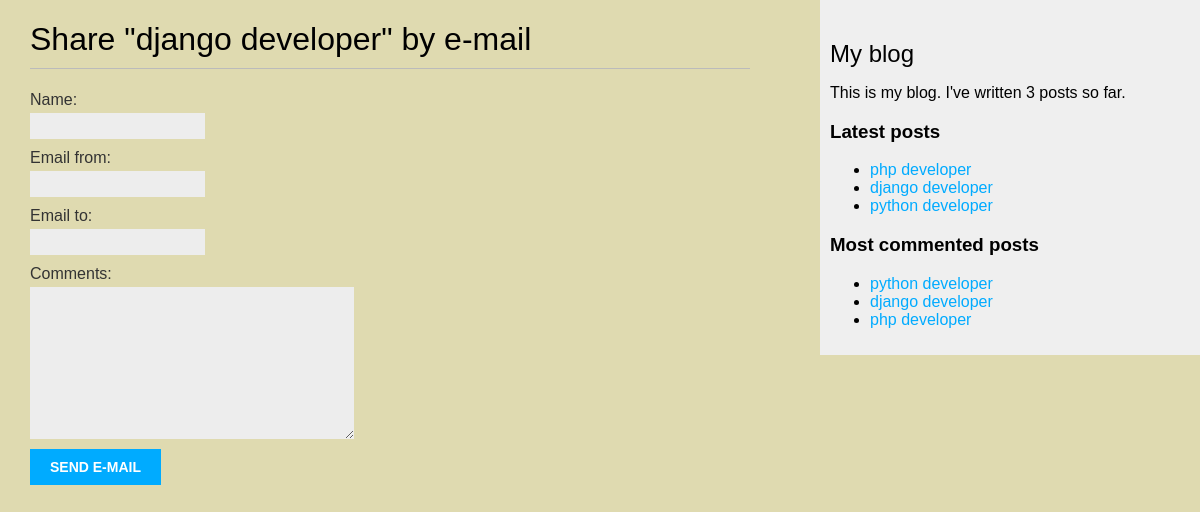
The app's page /share_post/2/ with its own data.
### Blog/models.py (models this page shows, shortened)
class postBlog(models.Model):
    STATUS={
        ('draft','Draft'),
        ('publish','Publish')
    }
    title=models.CharField(max_length=100)
    author=models.ForeignKey(User,on_delete=models.CASCADE)
    content=models.TextField()
    created_at=models.DateTimeField(auto_now_add=True)
    updated_at=models.DateTimeField(auto_now_add=True)
    published=models.DateTimeField(auto_now_add=True)
    status=models.CharField(choices=STATUS,max_length=10)
    class Meta:
        ordering=('-published',)

### Blog/views.py (the view)
# urls.py: path('share_post/<int:id>/', views.share_post, name='share_post'),
def share_post(request,id):
   post=postBlog.objects.get(id=id)
   sent=False
   if request.method=='POST':
      form=postForm(request.POST,request.FILES)
      if form.is_valid():
         data= form.cleaned_data
         subject = f"{data['name']} recommands you to read this post {post.title}"
         message = f"Read {post.title} \n\n {data['name']} comments: {data['comments']}"
         from_email = settings.EMAIL_HOST_USER
         recipient_list = [data['email_to']]
         send_mail(subject, message, from_email, recipient_list,fail_silently=False)
         sent=True
   else:
      form=postForm()
   context={
      'form':form,
      'sent':sent,
      'post':post
    }
   return render(request,'blog/share.html',context)

### Blog/forms.py
class postForm(forms.Form):
    name=forms.CharField(max_length=20)
    email_from=forms.EmailField()
    email_to=forms.EmailField()
    comments = forms.CharField(required=False,widget=forms.Textarea)

### Blog/templatetags/blog_tags.py (called while the page is built)
@register.simple_tag
def total_posts():
 return postBlog.objects.count()

@register.inclusion_tag('blog/latest_posts.html')
def show_latest_posts(count=5):
 latest_posts = postBlog.objects.order_by('-published')[:count]
 return {'latest_posts': latest_posts}

@register.simple_tag
def get_most_comment(count=3):
    return postBlog.objects.annotate(
     total_comments=Count('comments')
    ).order_by('-total_comments')[:count]

### Blog/templates/blog/share.html (shortened to what this page needs)
{%extends 'base.html'%}
{% block content %}
 {% if sent %}
 <h1>E-mail successfully sent</h1>
 <p>
 {{ post.title }} was successfully sent to {{ form.email_to}}.
 </p>
 {% else %}
 <h1>Share "{{ post.title }}" by e-mail</h1>
 <form method="post">
    {% for field in form %}
    <div>
    {{ field.label_tag }} {{ field }}
    </div>
   {% endfor %}
 <input type="submit" value="Send e-mail">
 </form>
 {% endif %}
{% endblock %}

### Blog/templates/base.html (shortened to what this page needs)
{% load blog_tags %}
{% load static %}
<!DOCTYPE html>
<html>
<head>
 <link href="{% static 'css/blog.css' %}" rel="stylesheet">
</head>
<body>
 <div id="content">
 {% block content %}
 {% endblock %}
 </div>
 <div id="sidebar">
 <h2>My blog</h2>
 <p>This is my blog. I've written {% total_posts %} posts so far.</p>
 <h3>Latest posts</h3>
 {% show_latest_posts 3 %}
 <h3>Most commented posts</h3>
{% get_most_comment as most_commented_posts %}
<ul>
 {% for post in most_commented_posts %}
 <li>
 <a href="{% url 'detail_post' post.id %}">{{ post.title }}</a>
 </li>
 {% endfor %}
</ul>
 </div>
</body>
</html>

### Blog/templates/blog/latest_posts.html
<ul>
    {% for post in latest_posts %}
    <li>
    <a href="{% url 'detail_post' post.id %}">{{ post.title }}</a>
    </li>
    {% endfor %}
   </ul>

### project/static/css/blog.css (style rules this page uses)
body { margin:0; padding:0; font-family:helvetica, sans-serif; }
a { color:#00abff; text-decoration:none; }
h1 { font-weight:normal; border-bottom:1px solid #bbb; padding:0 0 10px 0; }
h2 { font-weight:normal; margin:30px 0 0; }
#content { float:left; width:60%; padding:0 0 0 30px; }
#sidebar { float:right; width:30%; padding:10px; background:#efefef; height:100%; }
label { float:left; clear:both; color:#333; margin-bottom:4px; }
input, textarea { clear:both; float:left; margin:0 0 10px; background:#ededed; border:0; padding:6px 10px; font-size:12px; }
input[type=submit] { font-weight:bold; background:#00abff; color:#fff; padding:10px 20px; font-size:14px; text-transform:uppercase; }

### Blog/templates/base.html (style rules this page uses)
body { background-color:rgb(223, 218, 176) }

### records on screen
postBlog: title "django developer"
postBlog: title "php developer"
postBlog: title "python developer"

### other values on screen
{{ field.label_tag }} "Name:" "Email from:" "Email to:" "Comments:"
